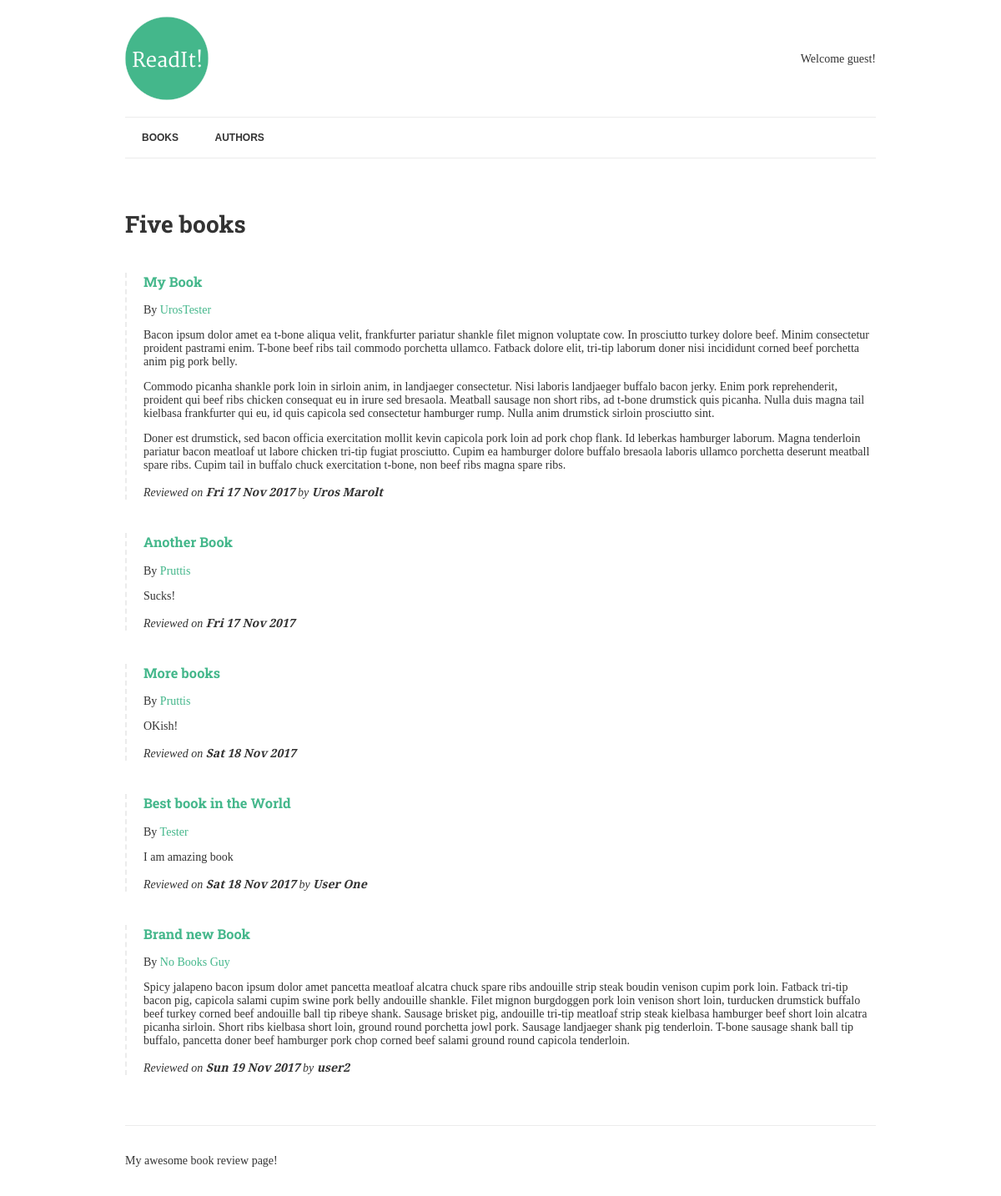
The page / on the database its author committed.
### books/models.py (models this page shows, shortened)
class Book(models.Model):
    title = models.CharField(max_length=150)
    authors = models.ManyToManyField("Author", related_name="books")
    review = models.TextField(blank=True, null=True)
    reviewed_by = models.ForeignKey(User, blank=True, null=True, related_name="reviews")
    date_reviewed = models.DateTimeField(blank=True, null=True)
    is_favourite = models.BooleanField(default=False, verbose_name="Favourite?")

class Author(models.Model):
    name = models.CharField(max_length=70, help_text="Use alias not real name", unique=True)

### books/views.py (the view)
# urls.py: url(r'^$', list_books, name="books"),
def list_books(request):
    books = Book.objects.exclude(date_reviewed__isnull=True).prefetch_related("authors")
    context = {
        'books': books,
    }
    return render(request, "list.html", context)

### books/templates/list.html
{% extends "base.html" %}
{% load humanize %}
{% block content %}
    <h1>{{ books.count|apnumber|title }} book{{ books.count|pluralize}}</h1>
    {% for book in books %}
        {% include "book-detail.html" %}
    {% endfor %}
{% endblock %}

### books/templates/book-detail.html (shortened to what this page needs)
<div class="book">
    <h3><a href="{% url 'book-detail' book.pk %}">{{ book.title }}</a></h3>
    <p>By {% for author in book.authors.all %}<a href="{% url 'author-detail' author.pk %}">{{ author.name }}</a>{% endfor %}</p>
    <p>{{ book.review|linebreaks }}</p>
    <p class="meta">
        Reviewed on <strong>{{ book.date_reviewed|date:"D d M Y"}}</strong>
        {% if book.reviewed_by %}
            by <strong>{{ book.reviewed_by.get_full_name|default:book.reviewed_by.username }}</strong>
        {% endif %}
    </p>
</div>

### readit/static/css/style.css (style rules this page uses)
p.meta { font-style: italic; }
.book { border-left: 2px dashed #ececec; padding-left: 20px; margin: 40px 0; }
body { font-family: 'Merriweather', serif; color: #333; font-size: 14px; }
h1, h2, h3, h4, h5, h6 { font-family: 'Roboto Slab', serif; }
a { color: #44B78B; text-decoration: none; }

### rows shown on the page
Book: title "My Book", review "Bacon ipsum dolor amet ea t-bone aliqua velit, frankfurter pariatur shankle filet mignon voluptate cow. In prosciutto turkey dolore beef. Minim consectetur proident pastrami enim. T-bone beef ribs tail commodo porchetta ullamco. Fatback dolore elit, tri-tip laborum doner nisi incididunt corned beef porchetta anim pig pork belly. Commodo picanha shankle pork loin in sirloin anim, in landjaeger consectetur. Nisi laboris landjaeger buffalo bacon jerky. Enim pork reprehenderit, proident qui beef ribs chicken consequat eu in irure sed bresaola. Meatball sausage non short ribs, ad t-bone drumstick quis picanha. Nulla duis magna tail kielbasa frankfurter qui eu, id quis capicola sed consectetur…", date_reviewed "Fri 17 Nov 2017", reviewed_by.get_full_name "Uros Marolt"
Author: name "Uros"
Author: name "Tester"
Book: title "Another Book", review "Sucks!", date_reviewed "Fri 17 Nov 2017"
Author: name "Pruttis"
Book: title "More books", review "OKish!", date_reviewed "Sat 18 Nov 2017"
Book: title "Best book in the World", review "I am amazing book", date_reviewed "Sat 18 Nov 2017", reviewed_by.get_full_name "User One"
Book: title "Brand new Book", review "Spicy jalapeno bacon ipsum dolor amet pancetta meatloaf alcatra chuck spare ribs andouille strip steak boudin venison cupim pork loin. Fatback tri-tip bacon pig, capicola salami cupim swine pork belly andouille shankle. Filet mignon burgdoggen pork loin venison short loin, turducken drumstick buffalo beef turkey corned beef andouille ball tip ribeye shank. Sausage brisket pig, andouille tri-tip meatloaf strip steak kielbasa hamburger beef short loin alcatra picanha sirloin. Short ribs kielbasa short loin, ground round porchetta jowl pork. Sausage landjaeger shank pig tenderloin. T-bone sausage shank ball tip buffalo, pancetta doner beef hamburger pork chop corned beef salami ground round…", date_reviewed "Sun 19 Nov 2017", reviewed_by.get_full_name "user2"
Author: name "No Books Guy"

### other values the page prints
{{ books.count|apnumber|title }} "Five"
